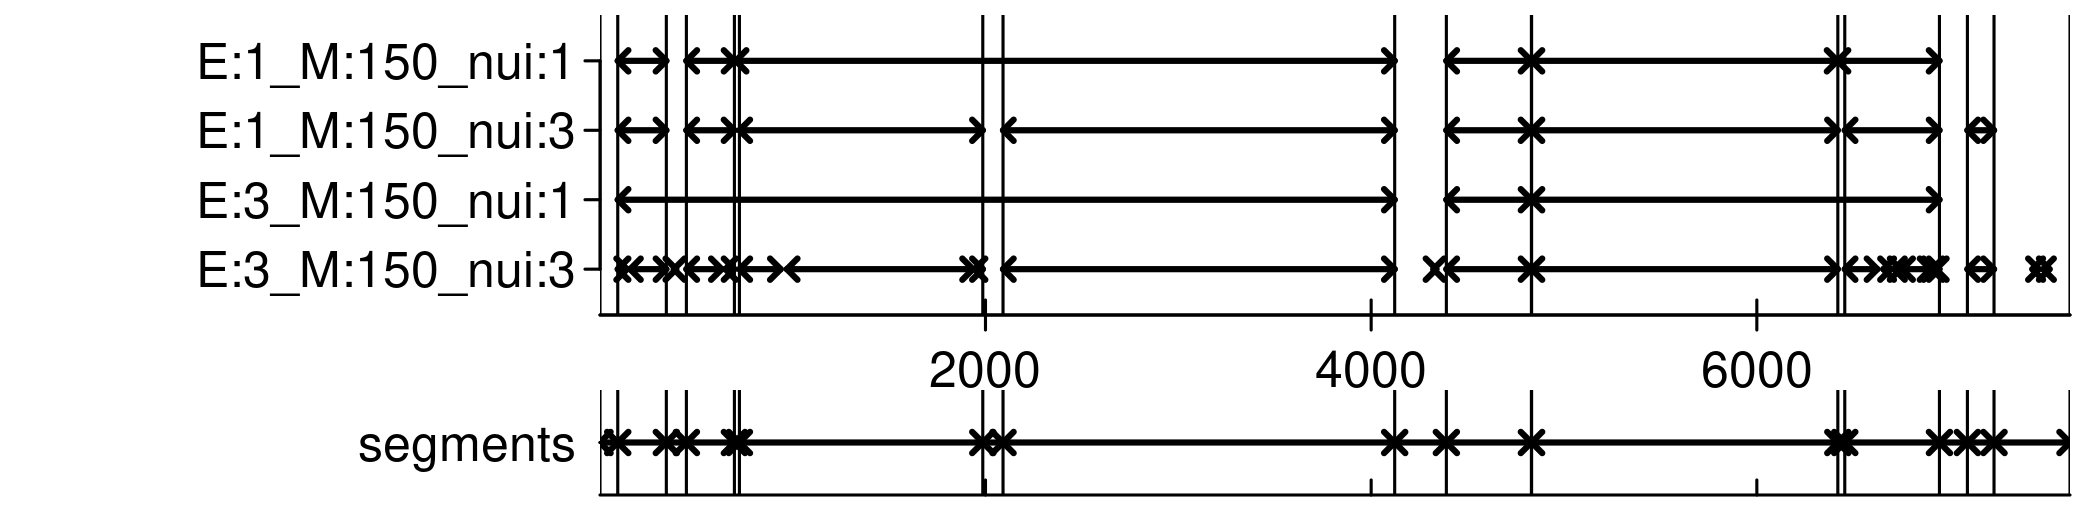

Generate this figure with R:
Sys.setenv("R_TESTS" = "")

## EXAMPLE DATASET FROM BUDDING YEAST
## from Machne, Murray, Stadler 2017 (segmenTier)
## and calculate and add consensus segmentation
## CALCULATE CONSENSUS with custom potential function and weights
## to favor breakpoint before AIM9
## NOTE: sset contains sequence length n, and is thus not required as argument


e <- compileEquation("(L/n)*log(L/n)")
csegs <- consensus(sset, w=c(1,1.01,1,1), e=e, return="breakpoints")

## plot all
png("test_data.png",width=7,height=3.5/2,res=300,units="in")
layout(matrix(1:2,ncol=1), heights=c(.5,.2))
par(mai=c(0.2,2,0.05,0.1),mgp=c(1.3,.4,0),tcl=-.25, xaxs="i",yaxs="r")
plot_breaklist(sset, n=n, axis1=FALSE)
abline(v=csegs)
axis(1,at=pretty(c(0,10000)))
axis(1,at=pretty(c(0,10000)),labels=NA,tcl=-par("tcl"))
## ADD CONSENSUS BREAKPOINTS
par(mai=c(0.1,2,0.05,0.1),tcl=0)
plot_breaklist(csegs, n=sset$N, axis1=FALSE)
abline(v=csegs)
par(tcl=-.25)
axis(1,at=pretty(c(0,10000)),labels=NA,tcl=-par("tcl"))
dev.off()





